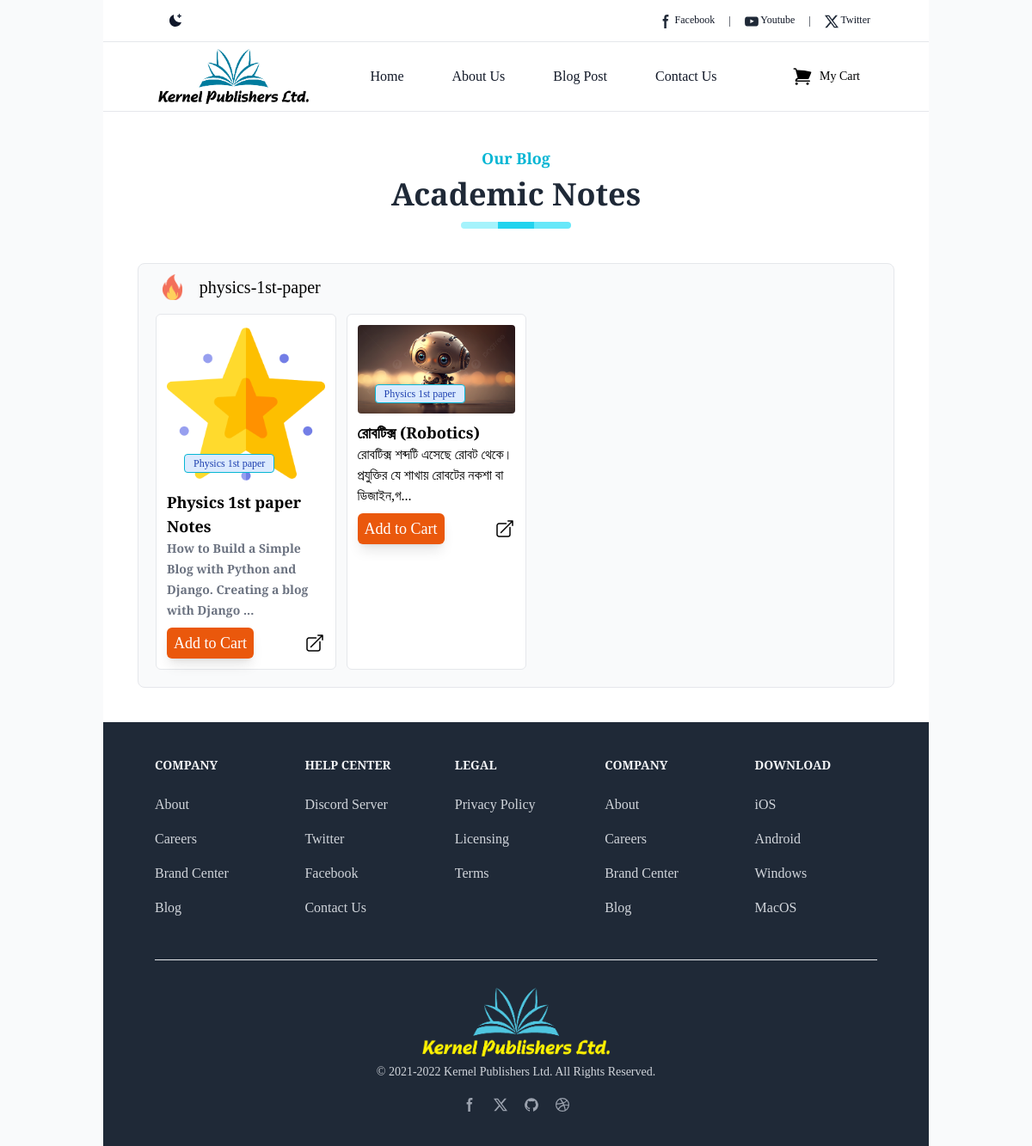
Page /blog/blog_post/category/physics-1st-paper/ on the committed database.
### blog_app/models.py (models this page shows, shortened)
class Category(models.Model):
    category_name = models.CharField(max_length=100)
    slug = models.SlugField(unique=True , null=True , blank=True)
    def __str__(self) -> str:
        return self.category_name

class Post(models.Model):
    title= models.CharField(max_length=300)
    slug = models.SlugField(unique=True  , null=True , blank=True)
    author = models.CharField(max_length=300)
    body = RichTextField(blank=True, null=True)
    category = models.ForeignKey(Category , on_delete=models.CASCADE , related_name="posts", null=True)
    blog_image = models. ImageField(upload_to='static/blog_images/',blank=False)

### blog_app/views.py (the view)
# urls.py: path('blog_post/category/<str:slug>/' , views.blog_post_category , name="blog_post_category "),
def blog_post_category (request, slug):
    category= Category.objects.filter(slug=slug).first()
    if not category:
        return redirect('blog_app/blog_page.html')
    posts = Post.objects.filter(category =category)
    if posts:
        return render(request  , 'blog_app/post_category.html' , {'posts' : posts,'category':slug})
    else:
        return redirect('blog_app/blog_page.html')

### templates/blog_app/post_category.html (shortened to what this page needs)
{% extends "base_2.html" %}
{% block content %}
<section class="bg-white dark:bg-gray-900 mx-auto w-full md:w-[95%] lg:w-[80%] px-5 md:px-10">
    <section>
        <div class=" pt-4 lg:pt-10 mx-auto">
            <div class="px-4 md:text-center">
                <p class="mb-2 text-lg font-semibold text-cyan-500 dark:text-cyan-400">
                    Our Blog
                </p>
                <h2 class="pb-2 text-2xl font-bold text-gray-800 md:text-4xl dark:text-gray-100">
                    Academic Notes
                </h2>
                <div class="flex w-32 mt-1 overflow-hidden rounded md:mx-auto">
                    <div class="flex-1 h-2 bg-cyan-200">
                    </div>
                    <div class="flex-1 h-2 bg-cyan-400">
                    </div>
                    <div class="flex-1 h-2 bg-cyan-300">
                    </div>
                </div>
            </div>
        </div>
    </section>
  </section>
  <section class="bg-white dark:bg-gray-900 mx-auto w-full md:w-[95%] lg:w-[80%] px-5 md:px-10 py-10">
    <div class="bg-gray-50 dark:bg-gray-700 rounded-lg px-5 pb-5 border dark:border-gray-500">
      <div class="px-2 py-3 flex items-center space-x-5"><img class="h-[30px] inline" src="/static/images/popular.png"
          alt="">
        <span class="text-lg lg:text-xl text-black dark:text-white">{{ category }}</span>
      </div>
      <div class="flex flex-col md:flex-row space-y-4 md:space-y-0 md:space-x-3 w-full mt-1">
        {% for post in posts %}
        <div
          class="w-full md:w-1/4 bg-white dark:bg-gray-800 flex flex-col rounded-md p-3 border dark:border-gray-500 ">
          <a href="/blog/blog_post/{{post.slug}}" class="relative overflow-hidden rounded">
            <img class="block hover:scale-110 transition duration-500 cursor-pointer" src="/{{ post.blog_image }}" alt="product">
            <span class="bg-blue-100 text-blue-800 text-xs font-medium me-2 px-2.5 py-0.5 rounded dark:bg-blue-900 dark:text-primary-300 absolute bottom-3 left-5 border border-cyan-500 dark:border-cyan-300">{{ post.category }}</span>
            </a>
          <a href="/blog/blog_post/{{post.slug}}" class="font-bangla lg:font-semibold text-md md:text-lg mt-2 text-black dark:text-white">{{ post.title }}</a>
          <div>
            <p class="font-english font-semibold inline text-gray-500 dark:text-gray-400 text-sm md:text-md">{{ post.body|slice:":80"|safe }}...</p>
          </div>
          <span class="mt-2 flex justify-between items-center text-center">
            <button
              class="bg-orange-600 hover:bg-gray-100 shadow-lg hover:text-gray-800 transition-all duration-500 dark:bg-primary-400 dark:hover:bg-black dark:hover:text-white rounded-md px-2 py-1 text-white dark:text-black text-md md:text-xs lg:text-lg">Add
              to Cart</button>
            <a href="/blog/blog_post/{{post.slug}}" class="block md:hidden lg:block text-black dark:text-white hover:scale-110 transition duration-300"><svg
                xmlns="http://www.w3.org/2000/svg" fill="none" viewBox="0 0 24 24" stroke-width="1.5"
                stroke="currentColor" class="w-6 h-6">
                <path stroke-linecap="round" stroke-linejoin="round"
                  d="M13.5 6H5.25A2.25 2.25 0 003 8.25v10.5A2.25 2.25 0 005.25 21h10.5A2.25 2.25 0 0018 18.75V10.5m-10.5 6L21 3m0 0h-5.25M21 3v5.25" />
              </svg></a>
          </span>
        </div>
        {% endfor %}
      </div>
    </div>
  </section>
 {% endblock content %}

### templates/base_2.html (shortened to what this page needs)
{% load static %}
<!doctype html>
<html>
<head>
  <link href="https://cdnjs.cloudflare.com/ajax/libs/flowbite/2.2.0/flowbite.min.css" rel="stylesheet" />
  <link rel="stylesheet" href="/static/css/style.css">
  <script src="https://cdn.tailwindcss.com"></script>
</head>
<body class="min-h-screen bg-gray-50 dark:bg-gray-800 font-english">
{% include 'navbar.html' %}
<div>
  {% block content %}
  {% endblock content %}
</div>
 {% include 'footer.html' %}
</body>
</html>

### templates/navbar.html (shortened to what this page needs)
  <header class="text-gray-900 body-font bg-white dark:bg-gray-900 mx-auto w-full md:w-[95%] lg:w-[80%] border-b dark:border-b-gray-700">
    <div
      class="md:w-[95%] lg:w-[90%] mx-auto flex flex-wrap flex-row justify-between items-center py-2 px-5 ">
      <button id="theme-toggle" class="items-center flex flex-row text-gray-900">
        <div class="flex flex-col justify-center">
          <label class="relative cursor-pointer p-2">
          </label>
        </div>
      </button>
      <nav
        class="flex flex-row justify-center items-center space-x-3 md:space-x-4 text-xs text-gray-900 dark:text-gray-100">
        <a class="hover:text-black dark:hover:text-white">
          Facebook
        </a>
        <span>|</span>
        <a class="hover:text-black dark:hover:text-white">
          Youtube
        </a>
        <span>|</span>
        <a class="hover:text-black dark:hover:text-white">
          Twitter
        </a>
      </nav>
    </div>
  </header>
  <nav class="bg-white dark:bg-gray-900 mx-auto w-full md:w-[95%] lg:w-[80%] z-40 sticky top-0 border-b dark:border-b-gray-700">
    <div class="md:w-[95%] lg:w-[90%] flex flex-wrap items-center justify-between mx-auto px-4 py-2 ">
      <a href="/" class="flex dark:hidden items-center space-x-3 rtl:space-x-reverse">
        <img src="/static/images/light_logo.png" class="h-12 lg:h-16" alt="Kernel Logo">
      </a>
      <div class="flex md:order-2 space-x-3 md:space-x-0 rtl:space-x-reverse">
        <button data-popover-target="popover-user-profile" type="button"
          class="font-medium flex space-x-2 items-center text-center text-md px-4 text-center">
          <span class="dark:text-gray-200 text-sm md:text-md"> My Cart</span>
        </button>
      </div>
    <div class="hidden w-full md:block md:w-auto transition-all duration-500" id="navbar-default">
      <ul
        class="font-medium flex flex-col p-4 md:p-0 mt-4 border border-gray-200 rounded-lg bg-gray-50 md:flex-row md:space-x-8 rtl:space-x-reverse md:mt-0 md:border-0 md:bg-white dark:bg-gray-800 md:dark:bg-gray-900 dark:border-gray-700">
        <li>
          <a href="{% url 'home' %}"
            class="block py-2 px-3 text-gray-900 rounded hover:bg-gray-700 md:border-0 hover:text-primary-300 transition-all duration-300 dark:text-white md:dark:hover:text-primary-300 dark:hover:bg-gray-700 dark:hover:text-white md:dark:hover:bg-">Home</a>
        </li>
        <li>
          <a href="{% url 'about' %}"
            class="block py-2 px-3 text-gray-900 rounded hover:bg-gray-700 md:border-0 hover:text-primary-300 transition-all duration-300 dark:text-white md:dark:hover:text-primary-300 dark:hover:bg-gray-700 dark:hover:text-white md:dark:hover:bg-">About Us</a>
        </li>
        <li>
          <a href="{% url 'blog_page' %}"
            class="block py-2 px-3 text-gray-900 rounded hover:bg-gray-700 md:border-0 hover:text-primary-300 transition-all duration-300 dark:text-white md:dark:hover:text-primary-300 dark:hover:bg-gray-700 dark:hover:text-white md:dark:hover:bg-">Blog Post</a>
        </li>
        <li>
          <a href="{% url 'contact' %}"
            class="block py-2 px-3 text-gray-900 rounded hover:bg-gray-700 md:border-0 hover:text-primary-300 transition-all duration-300 dark:text-white md:dark:hover:text-primary-300 dark:hover:bg-gray-700 dark:hover:text-white md:dark:hover:bg-">Contact Us</a>
        </li>
      </ul>
    </div>
    </div>
  </nav>

### templates/footer.html (shortened to what this page needs)
 <footer class="bg-gray-800 dark:bg-black text-white w-full md:w-[95%] lg:w-[80%] mx-auto px-5">
    <div class="p-4 py-6 mx-auto max-w-screen-xl md:p-8 lg:p-10">
        <div class="grid grid-cols-2 gap-8 md:grid-cols-3 lg:grid-cols-5">
            <div>
                <h2 class="mb-6 text-sm font-semibold text-gray-100 uppercase dark:text-white">Company</h2>
                <ul class="text-gray-300 dark:text-gray-400">
                    <li class="mb-4">
                        <a href="#" class=" hover:underline">About</a>
                    </li>
                    <li class="mb-4">
                        <a href="#" class="hover:underline">Careers</a>
                    </li>
                    <li class="mb-4">
                        <a href="#" class="hover:underline">Brand Center</a>
                    </li>
                    <li class="mb-4">
                        <a href="#" class="hover:underline">Blog</a>
                    </li>
                </ul>
            </div>
            <div>
                <h2 class="mb-6 text-sm font-semibold text-gray-100 uppercase dark:text-white">Help center</h2>
                <ul class="text-gray-300 dark:text-gray-400">
                    <li class="mb-4">
                        <a href="#" class="hover:underline">Discord Server</a>
                    </li>
                    <li class="mb-4">
                        <a href="#" class="hover:underline">Twitter</a>
                    </li>
                    <li class="mb-4">
                        <a href="#" class="hover:underline">Facebook</a>
                    </li>
                    <li class="mb-4">
                        <a href="#" class="hover:underline">Contact Us</a>
                    </li>
                </ul>
            </div>
            <div>
                <h2 class="mb-6 text-sm font-semibold text-gray-100 uppercase dark:text-white">Legal</h2>
                <ul class="text-gray-300 dark:text-gray-400">
                    <li class="mb-4">
                        <a href="#" class="hover:underline">Privacy Policy</a>
                    </li>
                    <li class="mb-4">
                        <a href="#" class="hover:underline">Licensing</a>
                    </li>
                    <li class="mb-4">
                        <a href="#" class="hover:underline">Terms</a>
                    </li>
                </ul>
            </div>
            <div>
                <h2 class="mb-6 text-sm font-semibold text-gray-100 uppercase dark:text-white">Company</h2>
                <ul class="text-gray-300 dark:text-gray-400">
                    <li class="mb-4">
                        <a href="#" class=" hover:underline">About</a>
                    </li>
                    <li class="mb-4">
                        <a href="#" class="hover:underline">Careers</a>
                    </li>
                    <li class="mb-4">
                        <a href="#" class="hover:underline">Brand Center</a>
                    </li>
                    <li class="mb-4">
                        <a href="#" class="hover:underline">Blog</a>
                    </li>
                </ul>
            </div>
            <div>
                <h2 class="mb-6 text-sm font-semibold text-gray-100 uppercase dark:text-white">Download</h2>
                <ul class="text-gray-300 dark:text-gray-400">
                    <li class="mb-4">
                        <a href="#" class="hover:underline">iOS</a>
                    </li>
                    <li class="mb-4">
                        <a href="#" class="hover:underline">Android</a>
                    </li>
                    <li class="mb-4">
                        <a href="#" class="hover:underline">Windows</a>
                    </li>
                    <li class="mb-4">
                        <a href="#" class="hover:underline">MacOS</a>
                    </li>
                </ul>
            </div>
        </div>
        <hr class="my-6 border-gray-200 sm:mx-auto dark:border-gray-700 lg:my-8">
        <div class="text-center items-center flex flex-col justify-center ">
            <a href="/" class="items-center mx-auto mb-2">
                <img src="/static/images/dark_logo.png" class="h-16 lg:h-20 mx-auto md:mx-0 items-center flex" alt="Kernel Logo">
              </a>
            <span class="block text-sm text-center text-gray-300 dark:text-gray-400">© 2021-2022 <a href="#" class="hover:underline">Kernel Publishers Ltd</a>. All Rights Reserved.
            </span>
            <ul class="flex justify-center mt-5 space-x-5">
                <li>
                    <a href="#" class="text-gray-400 hover:text-white dark:hover:text-white dark:text-gray-400">
                      <svg class="h-4 w-4" aria-hidden="true" xmlns="http://www.w3.org/2000/svg" fill="currentColor" viewBox="0 0 8 19">
                          <path fill-rule="evenodd" d="M6.135 3H8V0H6.135a4.147 4.147 0 0 0-4.142 4.142V6H0v3h2v9.938h3V9h2.021l.592-3H5V3.591A.6.6 0 0 1 5.592 3h.543Z" clip-rule="evenodd"/>
                      </svg>
                    </a>
                </li>
                <li>
                    <a href="#" class="text-gray-400 hover:text-white dark:hover:text-white dark:text-gray-400">
                    </a>
                </li>
                <li>
                    <a href="#" class="text-gray-400 hover:text-white dark:hover:text-white dark:text-gray-400">
                    </a>
                </li>
                <li>
                    <a href="#" class="text-gray-400 hover:text-white dark:hover:text-white dark:text-gray-400">
                    </a>
                </li>
            </ul>
        </div>
    </div>
  </footer>

### rows in the picture
Category: slug "physics-1st-paper"
Post: blog_image (picture), category "Physics 1st paper", title "Physics 1st paper Notes", body "How to Build a Simple Blog with Python and Django. Creating a blog with Django"
Post: blog_image (picture), category "Physics 1st paper", title "রোবটিক্স (Robotics)", body "রোবটিক্স শব্দটি এসেছে রোবট থেকে। প্রযুক্তির যে শাখায় রোবটের নকশা বা ডিজাইন,গ"
